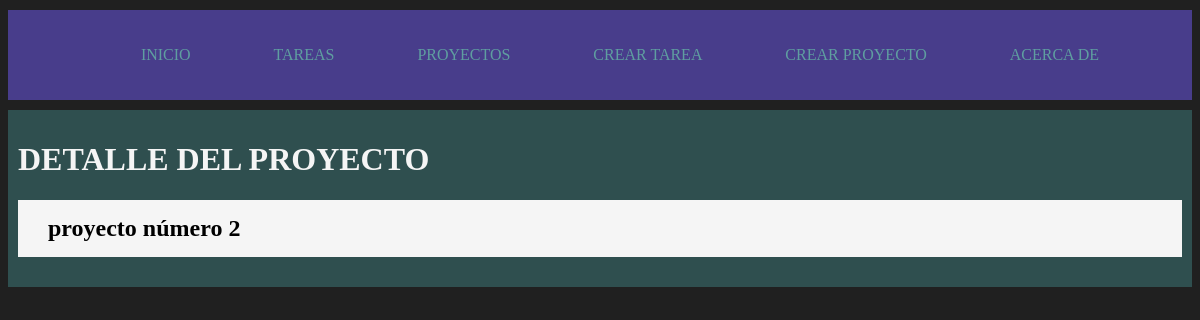
Before: /ruta_proyectos/8 with the older database file.
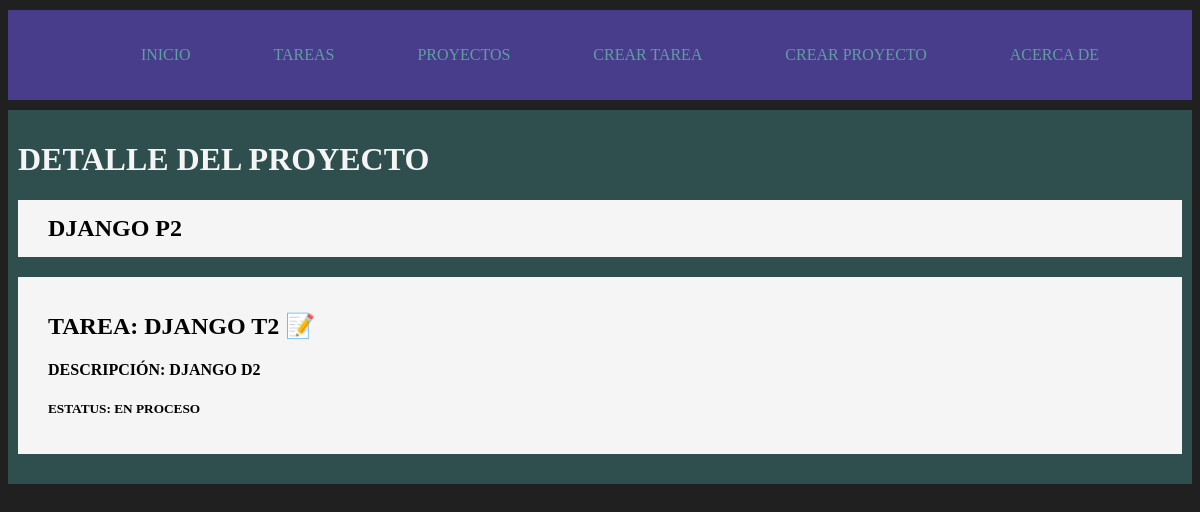
After: the same page with the newer database file.
### carpeta_aplicacion_1/models.py (models this page shows, shortened)
class tabla_proyectos (models.Model):
    tab_proyectos_col_nombres = models.CharField(max_length=200)

class tabla_tareas (models.Model):
    tab_tareas_col_nombre = models.CharField(max_length=200)
    tab_tareas_col_descripcion = models.TextField()
    tab_tareas_col_proyecto_ref = models.ForeignKey(tabla_proyectos,on_delete=models.CASCADE)
    tab_tareas_col_terminado = models.BooleanField(default=False)

### carpeta_aplicacion_1/views.py (the view)
def view_funcion_detalle_proyecto(view_funcion_detalle_proyecto_param_request, detalle_proyecto):
    detalle_proyecto = get_object_or_404(tabla_proyectos,id=detalle_proyecto)
    detalle_proyecto_tareas = tabla_tareas.objects.filter(tab_tareas_col_proyecto_ref_id=detalle_proyecto)
    return render(view_funcion_detalle_proyecto_param_request, 'proyectos/detalle proyecto.html',{'ref_html_detalle_proyecto':detalle_proyecto,
                    'ref_html_detalle_proyecto_tareas':detalle_proyecto_tareas})

### carpeta_aplicacion_1/templates/proyectos/detalle proyecto.html (shortened to what this page needs)
<!DOCTYPE html>
<html lang="en">
<head>
</head>
<body>
    {% extends 'diseños_heredados/base_heredada_1.html' %}
    {% block var_bloque_inicio_contenido %}
    <h1>DETALLE DEL PROYECTO</h1>
    <h2 class="tipo_cartas"> {{ ref_html_detalle_proyecto.tab_proyectos_col_nombres }} </h2>
    {% for bucle_jinja_detalle_proyecto_tareas in ref_html_detalle_proyecto_tareas %}
    <article class="tipo_cartas">
        <H2>TAREA: {{ bucle_jinja_detalle_proyecto_tareas.tab_tareas_col_nombre }}
            {% if bucle_jinja_detalle_proyecto_tareas.tab_tareas_col_terminado == False %}
            📝 {% else %} 🔴 {% endif %}</H2>
        <h4>DESCRIPCIÓN: {{ bucle_jinja_detalle_proyecto_tareas.tab_tareas_col_descripcion }}</h4>
        <h5>ESTATUS: {% if bucle_jinja_detalle_proyecto_tareas.tab_tareas_col_terminado == False %} EN PROCESO {% else %} TERMINADO {% endif %}</h5>
    </article>
    {% endfor %}
    {% endblock %}

Changed rows visible on the page:
computed for tabla_proyectos: tab_proyectos_col_nombres "proyecto número 2" → "DJANGO P2"
added tabla_tareas: tab_tareas_col_nombre "DJANGO T2", tab_tareas_col_descripcion "DJANGO D2", tab_tareas_col_terminado "EN PROCESO"
